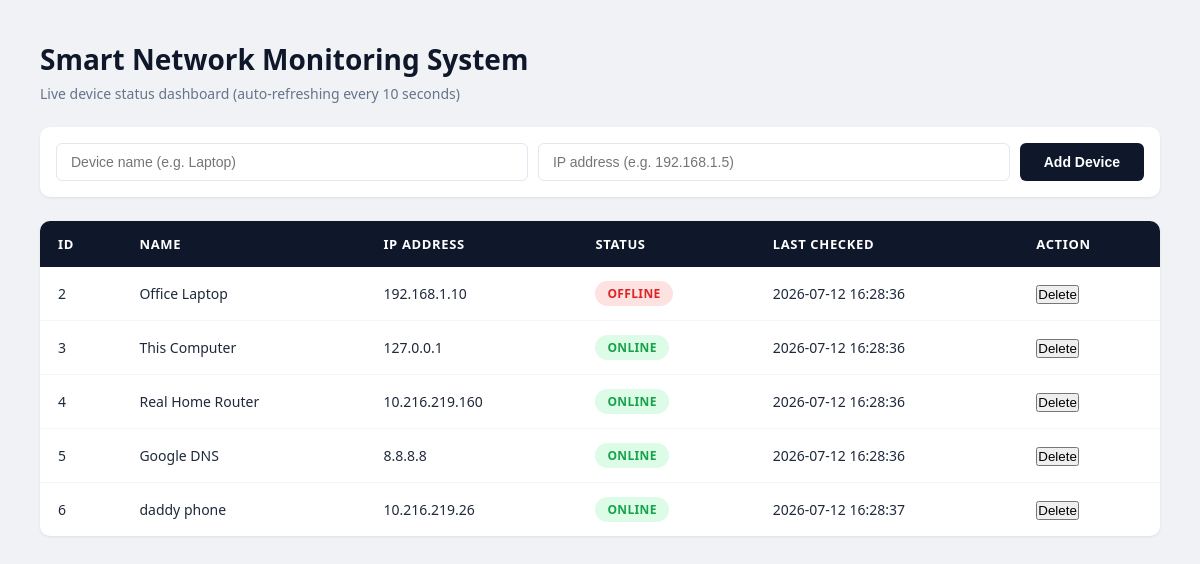
Before: / with the older database file.
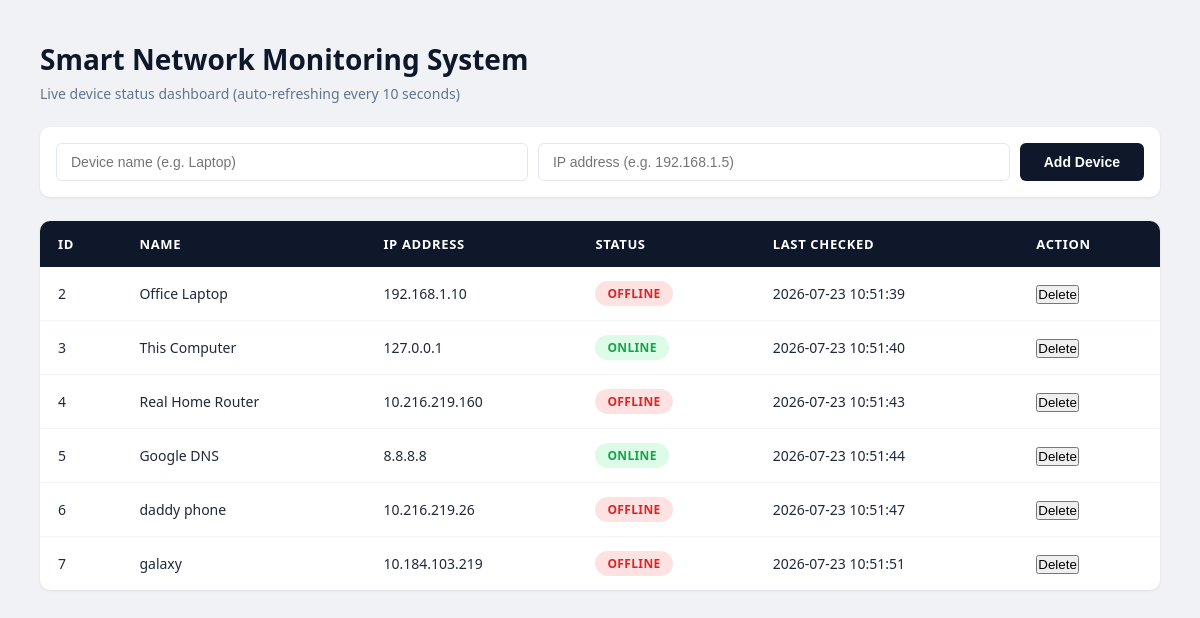
After: the same page with the newer database file.
### tables this page shows
CREATE TABLE devices (
        id INTEGER PRIMARY KEY AUTOINCREMENT,
        name TEXT NOT NULL,
        ip_address TEXT NOT NULL,
        status TEXT DEFAULT 'unknown',
        last_checked TEXT
    );

### app.py (the view)
@app.route('/')
def home():
    devices = get_all_devices()
    return render_template('index.html', devices=devices)

### app.py (called while the page is built)
def get_all_devices():
    connection = sqlite3.connect('database/network_monitor.db')
    cursor = connection.cursor()
    cursor.execute('SELECT id, name, ip_address, status, last_checked FROM devices')
    rows = cursor.fetchall()
    connection.close()
    devices = []
    for row in rows:
        devices.append({
            'id': row[0],
            'name': row[1],
            'ip_address': row[2],
            'status': row[3],
            'last_checked': row[4]
        })
    return devices

### templates/index.html (shortened to what this page needs)
<!DOCTYPE html>
<html lang="en">
<head>
    <link rel="stylesheet" href="{{ url_for('static', filename='style.css') }}">
</head>
<body>
    <h1>Smart Network Monitoring System</h1>
    <p>Live device status dashboard (auto-refreshing every 10 seconds)</p>
    <div class="add-device-form">
        <input type="text" id="device-name" placeholder="Device name (e.g. Laptop)">
        <input type="text" id="device-ip" placeholder="IP address (e.g. 192.168.1.5)">
        <button onclick="addDevice()">Add Device</button>
    </div>
    <table>
        <thead>
            <tr>
                <th>ID</th>
                <th>Name</th>
                <th>IP Address</th>
                <th>Status</th>
                <th>Last Checked</th>
                <th>Action</th>
            </tr>
        </thead>
        <tbody id="device-table-body">
            {% for device in devices %}
            <tr>
                <td>{{ device.id }}</td>
                <td>{{ device.name }}</td>
                <td>{{ device.ip_address }}</td>
                <td><span class="{{ device.status }}">{{ device.status }}</span></td>
                <td>{{ device.last_checked }}</td>
                <td><button class="delete-btn" onclick="deleteDevice({{ device.id }})">Delete</button></td>
            </tr>
            {% endfor %}
        </tbody>
    </table>
</body>
</html>

### static/style.css (style rules this page uses)
* { margin: 0; padding: 0; box-sizing: border-box; }
body { font-family: 'Segoe UI', Roboto, Arial, sans-serif; background-color: #f0f2f5; color: #1a1a2e; padding: 40px; }
h1 { font-size: 28px; font-weight: 700; color: #0f172a; margin-bottom: 6px; }
body > p { color: #64748b; font-size: 14px; margin-bottom: 24px; }
.add-device-form { display: flex; gap: 10px; margin-bottom: 24px; background: white; padding: 16px; border-radius: 10px; box-shadow: 0 1px 3px rgba(0,0,0,0.08); }
.add-device-form input { flex: 1; padding: 10px 14px; border: 1px solid #e2e8f0; border-radius: 6px; font-size: 14px; outline: none; transition: border-color 0.2s; }
.add-device-form button { padding: 10px 24px; background-color: #0f172a; color: white; border: none; border-radius: 6px; font-size: 14px; font-weight: 600; cursor: pointer; transition: background-color 0.2s; }
table { width: 100%; border-collapse: collapse; background-color: white; border-radius: 10px; overflow: hidden; box-shadow: 0 1px 3px rgba(0,0,0,0.08); }
thead { background-color: #0f172a; }
th { padding: 14px 18px; text-align: left; color: white; font-size: 13px; font-weight:700; text-transform: uppercase; letter-spacing: 0.05em; }
td { padding: 14px 18px; font-size: 14px; font-weight:500; color:#1e293b; border-bottom: 1px solid #f1f5f9; }
tbody tr:last-child td { border-bottom: none; }
.online, .offline, .unknown { padding: 4px 12px; border-radius: 20px; font-size: 12px; font-weight: 600; display: inline-block; text-transform: uppercase; letter-spacing: 0.03em; }
.online { background-color: #dcfce7; color: #16a34a; }
.offline { background-color: #fee2e2; color: #dc2626; }

Changed rows visible on the page:
changed devices "Office Laptop": last_checked "2026-07-12 16:28:36" → "2026-07-23 10:51:39"
changed devices "This Computer": last_checked "2026-07-12 16:28:36" → "2026-07-23 10:51:40"
changed devices "Real Home Router": status "ONLINE" → "OFFLINE"; last_checked "2026-07-12 16:28:36" → "2026-07-23 10:51:43"
changed devices "Google DNS": last_checked "2026-07-12 16:28:36" → "2026-07-23 10:51:44"
changed devices "daddy phone": status "ONLINE" → "OFFLINE"; last_checked "2026-07-12 16:28:37" → "2026-07-23 10:51:47"
added devices: id "7", name "galaxy", ip_address "10.184.103.219", status "OFFLINE", last_checked "2026-07-23 10:51:51"
